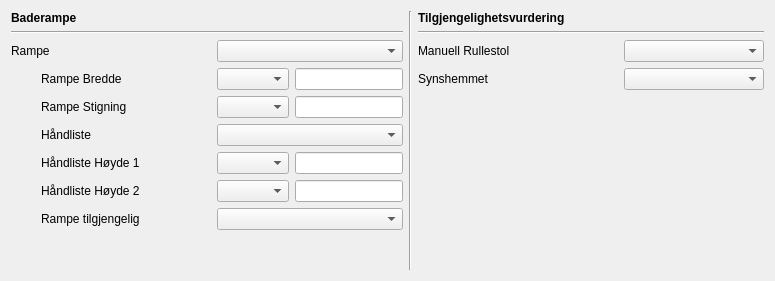
             <widget class="QWidget" name="tab_7">
              <attribute name="title">
               <string>Baderampe</string>
              </attribute>
              <layout class="QVBoxLayout" name="verticalLayout_23">
               <item>
                <layout class="QHBoxLayout" name="horizontalLayout_142">
                 <item>
                  <layout class="QVBoxLayout" name="verticalLayout_16">
                   <item>
                    <widget class="QLabel" name="label_rampe_boxs_2">
                     <property name="font">
                      <font>
                       <weight>75</weight>
                       <bold>true</bold>
                      </font>
                     </property>
                     <property name="text">
                      <string>Baderampe</string>
                     </property>
                     <property name="margin">
                      <number>10</number>
                     </property>
                    </widget>
                   </item>
                   <item>
                    <widget class="Line" name="line_7">
                     <property name="orientation">
                      <enum>Qt::Horizontal</enum>
                     </property>
                    </widget>
                   </item>
                   <item>
                    <layout class="QHBoxLayout" name="horizontalLayout_38">
                     <item>
                      <widget class="QLabel" name="label_29">
                       <property name="minimumSize">
                        <size>
                         <width>200</width>
                         <height>0</height>
                        </size>
                       </property>
                       <property name="maximumSize">
                        <size>
                         <width>200</width>
                         <height>16777215</height>
                        </size>
                       </property>
                       <property name="text">
                        <string>Rampe</string>
                       </property>
                       <property name="margin">
                        <number>10</number>
                       </property>
                      </widget>
                     </item>
                     <item>
                      <widget class="QComboBox" name="comboBox_baderampe_rampe">
                       <property name="enabled">
                        <bool>true</bool>
                       </property>
                       <property name="minimumSize">
                        <size>
                         <width>140</width>
                         <height>0</height>
                        </size>
                       </property>
                       <item>
                        <property name="text">
                         <string/>
                        </property>
                       </item>
                       <item>
                        <property name="text">
                         <string>Ja</string>
                        </property>
                       </item>
                       <item>
                        <property name="text">
                         <string>Nei</string>
                        </property>
                       </item>
                      </widget>
                     </item>
                    </layout>
                   </item>
                   <item>
                    <layout class="QHBoxLayout" name="horizontalLayout_43">
                     <item>
                      <widget class="QLabel" name="label_rmp_stigning_2">
                       <property name="minimumSize">
                        <size>
                         <width>200</width>
                         <height>0</height>
                        </size>
                       </property>
                       <property name="maximumSize">
                        <size>
                         <width>200</width>
                         <height>16777215</height>
                        </size>
                       </property>
                       <property name="text">
                        <string>Rampe Bredde</string>
                       </property>
                       <property name="margin">
                        <number>10</number>
                       </property>
                       <property name="indent">
                        <number>30</number>
                       </property>
                      </widget>
                     </item>
                     <item>
                      <layout class="QHBoxLayout" name="horizontalLayout_37">
                       <item>
                        <widget class="QComboBox" name="comboBox_baderampe_rampeBredde">
                         <property name="enabled">
                          <bool>true</bool>
                         </property>
                         <property name="minimumSize">
                          <size>
                           <width>50</width>
                           <height>0</height>
                          </size>
                         </property>
                        </widget>
                       </item>
                       <item>
                        <widget class="QLineEdit" name="lineEdit_baderampe_rampeBredde">
                         <property name="enabled">
                          <bool>true</bool>
                         </property>
                         <property name="minimumSize">
                          <size>
                           <width>40</width>
                           <height>0</height>
                          </size>
                         </property>
                        </widget>
                       </item>
                      </layout>
                     </item>
                    </layout>
                   </item>
                   <item>
                    <layout class="QHBoxLayout" name="horizontalLayout_136">
                     <item>
                      <widget class="QLabel" name="label_rmp_bredde_2">
                       <property name="minimumSize">
                        <size>
                         <width>200</width>
                         <height>0</height>
                        </size>
                       </property>
                       <property name="maximumSize">
                        <size>
                         <width>200</width>
                         <height>16777215</height>
                        </size>
                       </property>
                       <property name="text">
                        <string>Rampe Stigning</string>
                       </property>
                       <property name="margin">
                        <number>10</number>
                       </property>
                       <property name="indent">
                        <number>30</number>
                       </property>
                      </widget>
                     </item>
                     <item>
                      <layout class="QHBoxLayout" name="horizontalLayout_135">
                       <item>
                        <widget class="QComboBox" name="comboBox_baderampe_rampeStigning">
                         <property name="enabled">
                          <bool>true</bool>
                         </property>
                         <property name="minimumSize">
                          <size>
                           <width>50</width>
                           <height>0</height>
                          </size>
                         </property>
                        </widget>
                       </item>
                       <item>
                        <widget class="QLineEdit" name="lineEdit_baderampe_rampeStigning">
                         <property name="enabled">
                          <bool>true</bool>
                         </property>
                         <property name="minimumSize">
                          <size>
                           <width>40</width>
                           <height>0</height>
                          </size>
                         </property>
                        </widget>
                       </item>
                      </layout>
                     </item>
                    </layout>
                   </item>
                   <item>
                    <layout class="QHBoxLayout" name="horizontalLayout_39">
                     <item>
                      <widget class="QLabel" name="label_handliste_2">
                       <property name="minimumSize">
                        <size>
                         <width>200</width>
                         <height>0</height>
                        </size>
                       </property>
                       <property name="maximumSize">
                        <size>
                         <width>200</width>
                         <height>16777215</height>
                        </size>
                       </property>
                       <property name="text">
                        <string>Håndliste</string>
                       </property>
                       <property name="margin">
                        <number>10</number>
                       </property>
                       <property name="indent">
                        <number>30</number>
                       </property>
                      </widget>
                     </item>
                     <item>
                      <widget class="QComboBox" name="comboBox_handlist">
                       <property name="enabled">
                        <bool>true</bool>
                       </property>
                       <property name="minimumSize">
                        <size>
                         <width>140</width>
                         <height>0</height>
                        </size>
                       </property>
                      </widget>
                     </item>
                    </layout>
                   </item>
                   <item>
                    <layout class="QHBoxLayout" name="horizontalLayout_137">
                     <item>
                      <widget class="QLabel" name="label_hand1_2">
                       <property name="minimumSize">
                        <size>
                         <width>200</width>
                         <height>0</height>
                        </size>
                       </property>
                       <property name="maximumSize">
                        <size>
                         <width>200</width>
                         <height>16777215</height>
                        </size>
                       </property>
                       <property name="text">
                        <string>Håndliste Høyde 1</string>
                       </property>
                       <property name="margin">
                        <number>10</number>
                       </property>
                       <property name="indent">
                        <number>30</number>
                       </property>
                      </widget>
                     </item>
                     <item>
                      <layout class="QHBoxLayout" name="horizontalLayout_40">
                       <item>
                        <widget class="QComboBox" name="comboBox_baderampe_handlistHoyde1">
                         <property name="enabled">
                          <bool>true</bool>
                         </property>
                         <property name="minimumSize">
                          <size>
                           <width>50</width>
                           <height>0</height>
                          </size>
                         </property>
                        </widget>
                       </item>
                       <item>
                        <widget class="QLineEdit" name="lineEdit_baderampe_handlistHoyde1">
                         <property name="enabled">
                          <bool>true</bool>
                         </property>
                         <property name="minimumSize">
                          <size>
                           <width>40</width>
                           <height>0</height>
                          </size>
                         </property>
                        </widget>
                       </item>
                      </layout>
                     </item>
                    </layout>
                   </item>
                   <item>
                    <layout class="QHBoxLayout" name="horizontalLayout_138">
                     <item>
                      <widget class="QLabel" name="label_hand2_2">
                       <property name="minimumSize">
                        <size>
                         <width>200</width>
                         <height>0</height>
                        </size>
                       </property>
                       <property name="maximumSize">
                        <size>
                         <width>200</width>
                         <height>16777215</height>
                        </size>
                       </property>
                       <property name="text">
                        <string>Håndliste Høyde 2</string>
                       </property>
                       <property name="margin">
                        <number>10</number>
                       </property>
                       <property name="indent">
                        <number>30</number>
                       </property>
                      </widget>
                     </item>
                     <item>
                      <layout class="QHBoxLayout" name="horizontalLayout_41">
                       <item>
                        <widget class="QComboBox" name="comboBox_baderampe_handlistHoyde2">
                         <property name="enabled">
                          <bool>true</bool>
                         </property>
                         <property name="minimumSize">
                          <size>
                           <width>50</width>
                           <height>0</height>
                          </size>
                         </property>
                        </widget>
                       </item>
                       <item>
                        <widget class="QLineEdit" name="lineEdit_baderampe_handlistHoyde2">
                         <property name="enabled">
                          <bool>true</bool>
                         </property>
                         <property name="minimumSize">
                          <size>
                           <width>40</width>
                           <height>0</height>
                          </size>
                         </property>
                        </widget>
                       </item>
                      </layout>
                     </item>
                    </layout>
                   </item>
                   <item>
                    <layout class="QHBoxLayout" name="horizontalLayout_139">
                     <item>
                      <widget class="QLabel" name="label_26">
                       <property name="minimumSize">
                        <size>
                         <width>200</width>
                         <height>0</height>
                        </size>
                       </property>
                       <property name="maximumSize">
                        <size>
                         <width>200</width>
                         <height>16777215</height>
                        </size>
                       </property>
                       <property name="text">
                        <string>Rampe tilgjengelig</string>
                       </property>
                       <property name="margin">
                        <number>10</number>
                       </property>
                       <property name="indent">
                        <number>30</number>
                       </property>
                      </widget>
                     </item>
                     <item>
                      <widget class="QComboBox" name="comboBox_baderampe_rampeTilgjengelig">
                       <property name="enabled">
                        <bool>true</bool>
                       </property>
                       <property name="minimumSize">
                        <size>
                         <width>140</width>
                         <height>0</height>
                        </size>
                       </property>
                      </widget>
                     </item>
                    </layout>
                   </item>
                   <item>
                    <spacer name="verticalSpacer_12">
                     <property name="orientation">
                      <enum>Qt::Vertical</enum>
                     </property>
                     <property name="sizeHint" stdset="0">
                      <size>
                       <width>20</width>
                       <height>40</height>
                      </size>
                     </property>
                    </spacer>
                   </item>
                  </layout>
                 </item>
                 <item>
                  <widget class="Line" name="line_10">
                   <property name="orientation">
                    <enum>Qt::Vertical</enum>
                   </property>
                  </widget>
                 </item>
                 <item>
                  <layout class="QVBoxLayout" name="verticalLayout_22">
                   <item>
                    <widget class="QLabel" name="label_27">
                     <property name="font">
                      <font>
                       <weight>75</weight>
                       <bold>true</bold>
                      </font>
                     </property>
                     <property name="text">
                      <string>Tilgjengelighetsvurdering</string>
                     </property>
                     <property name="margin">
                      <number>10</number>
                     </property>
                    </widget>
                   </item>
                   <item>
                    <widget class="Line" name="line_9">
                     <property name="orientation">
                      <enum>Qt::Horizontal</enum>
                     </property>
                    </widget>
                   </item>
                   <item>
                    <layout class="QHBoxLayout" name="horizontalLayout_140">
                     <item>
                      <widget class="QLabel" name="label_28">
                       <property name="minimumSize">
                        <size>
                         <width>200</width>
                         <height>0</height>
                        </size>
                       </property>
                       <property name="text">
                        <string>Manuell Rullestol</string>
                       </property>
                       <property name="margin">
                        <number>10</number>
                       </property>
                      </widget>
                     </item>
                     <item>
                      <widget class="QComboBox" name="comboBox_baderampe_tilgjengvurderingRullestol">
                       <property name="enabled">
                        <bool>true</bool>
                       </property>
                       <property name="minimumSize">
                        <size>
                         <width>140</width>
                         <height>0</height>
                        </size>
                       </property>
                      </widget>
                     </item>
                    </layout>
                   </item>
                   <item>
                    <layout class="QHBoxLayout" name="horizontalLayout_141">
                     <item>
                      <widget class="QLabel" name="label_30">
                       <property name="minimumSize">
                        <size>
                         <width>200</width>
                         <height>0</height>
                        </size>
                       </property>
                       <property name="text">
                        <string>Synshemmet</string>
                       </property>
                       <property name="margin">
                        <number>10</number>
                       </property>
                      </widget>
                     </item>
                     <item>
                      <widget class="QComboBox" name="comboBox_baderampe_tilgjengvurderingSyn">
                       <property name="enabled">
                        <bool>true</bool>
                       </property>
                       <property name="minimumSize">
                        <size>
                         <width>140</width>
                         <height>0</height>
                        </size>
                       </property>
                      </widget>
                     </item>
                    </layout>
                   </item>
                   <item>
                    <spacer name="verticalSpacer_13">
                     <property name="orientation">
                      <enum>Qt::Vertical</enum>
                     </property>
                     <property name="sizeHint" stdset="0">
                      <size>
                       <width>20</width>
                       <height>40</height>
                      </size>
                     </property>
                    </spacer>
                   </item>
                  </layout>
                 </item>
                </layout>
               </item>
              </layout>
              <zorder></zorder>
             </widget>
